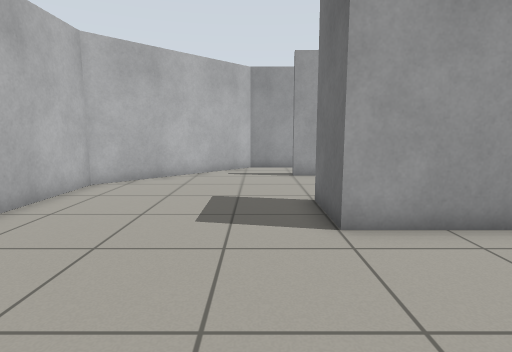
View 1 (above)

15 first-person views from a walk through a robot-simulator world made for Gazebo. The camera is 0.88 m above the floor, tilts 8° down and sees 80° across. The floor is counted in squares, 0.5 m on a side. Each view is taken from the middle of a square. On the plan, view 1 faces up. The plan holds only what a view shows up to about 16 squares ahead; the rest is blank.

View 2
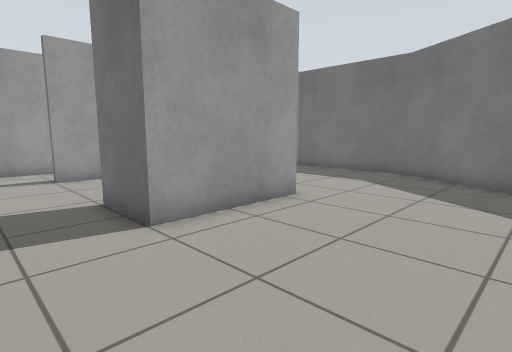

View 3
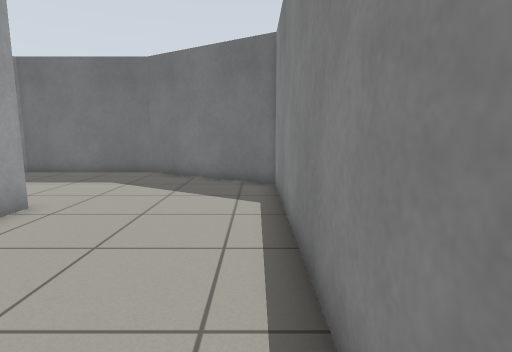

View 4
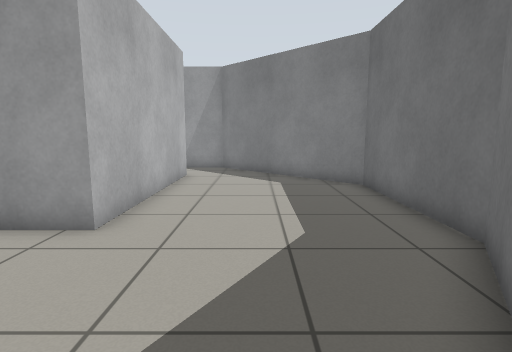

View 5
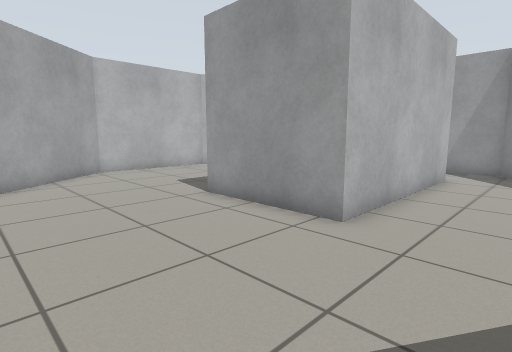

View 6
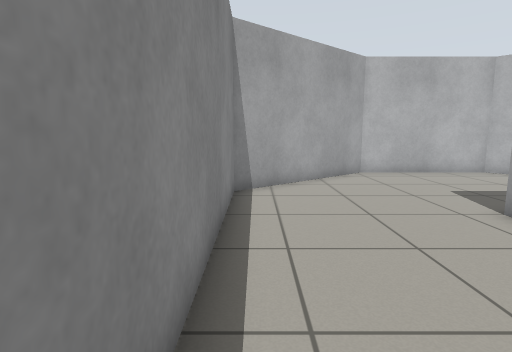

View 7
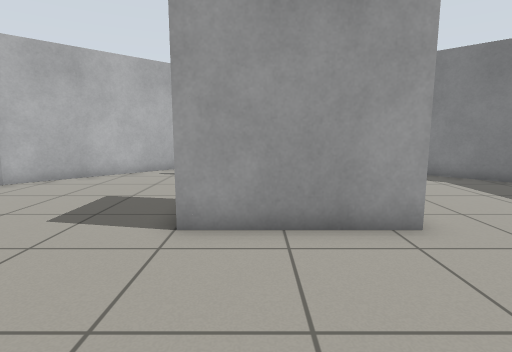

View 8
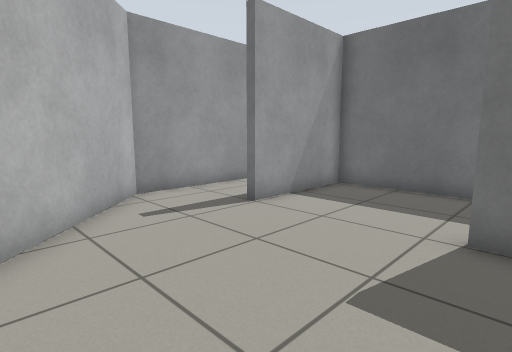

View 9
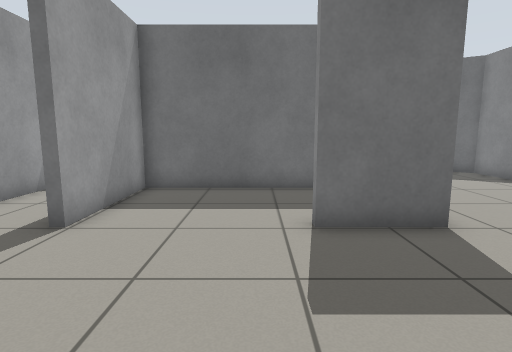

View 10
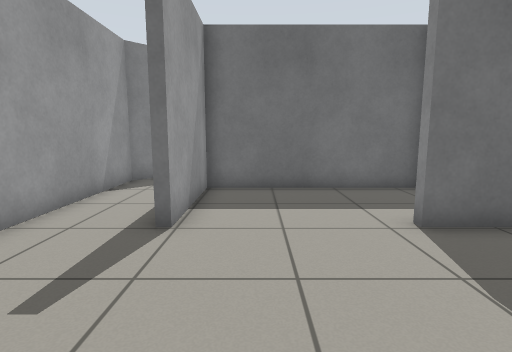

View 11
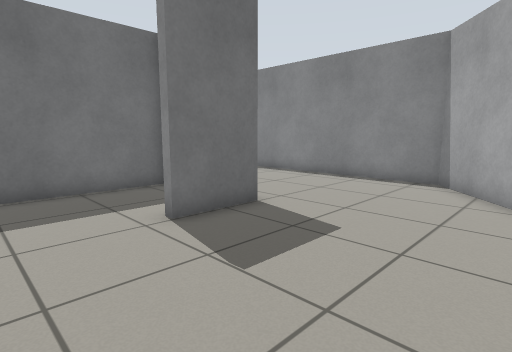

View 12
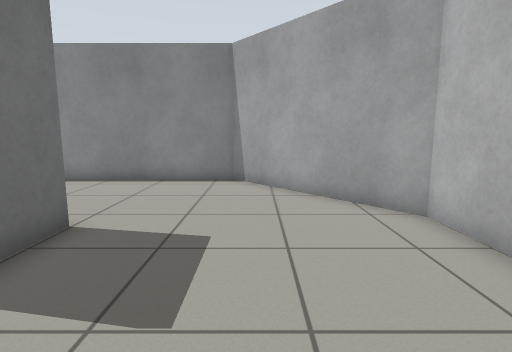

View 13
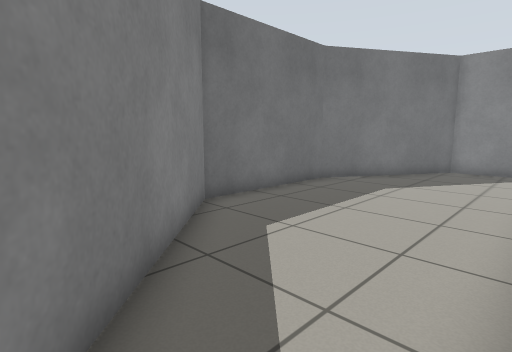

View 14
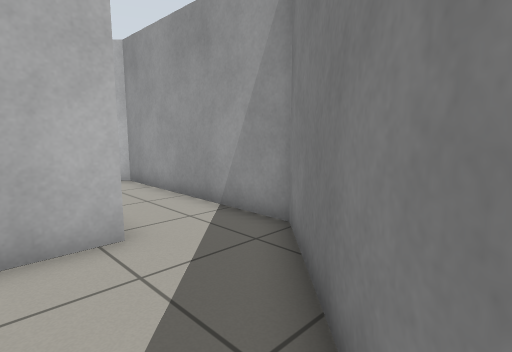

View 15
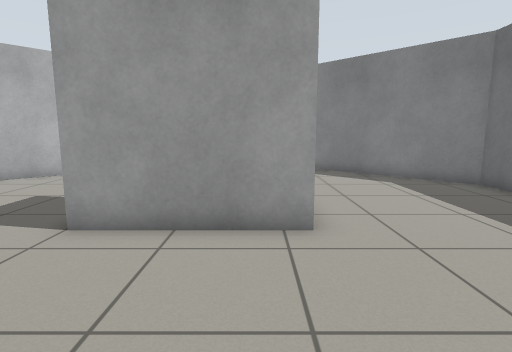

### Floor plan
Points are (right, up) in squares from view 1. A wall is a line through its corners. A room is listed if a view was taken in it or the views show most of it. See-through windows are left out.
Room 1 (views 1, 2, 3, 4, 5, 6, 7, 8, 9, 10, 11, 12, 13, 14, 15)
walls: (5.7, 5.7) (5.7, 12.6) (1.5, 12.6) (1.5, 13); (6.1, 13) (6.1, 5.4) (1.5, 5.4) (1.5, 8); (12.7, 4.7) (12.7, 10.3) (7.3, 15.6) (-0.3, 15.6) (-5.6, 10.3) (-5.6, 4.7) (-1.1, -0.7) (9.4, -0.7) (12.7, 4.7)

Where each view was taken, in squares from view 1:
view 1: 0 up, 0 right, facing up
view 2: 0 up, 1 left, facing up-right
view 3: 0 up, 1 left, facing right
view 4: 0 up, 9 right, facing up
view 5: 0 up, 9 right, facing up-left
view 6: 0 up, 8 right, facing left
view 7: 0 up, 3 right, facing up
view 8: 7 up, 4 left, facing up-right
view 9: 9 up, 4 left, facing right
view 10: 11 up, 4 left, facing right
view 11: 11 up, 4 left, facing down-right
view 12: 11 up, 2 left, facing down
view 13: 15 up, 6 right, facing down-right
view 14: 11 up, 11 right, facing up-left
view 15: 0 up, 5 right, facing up
